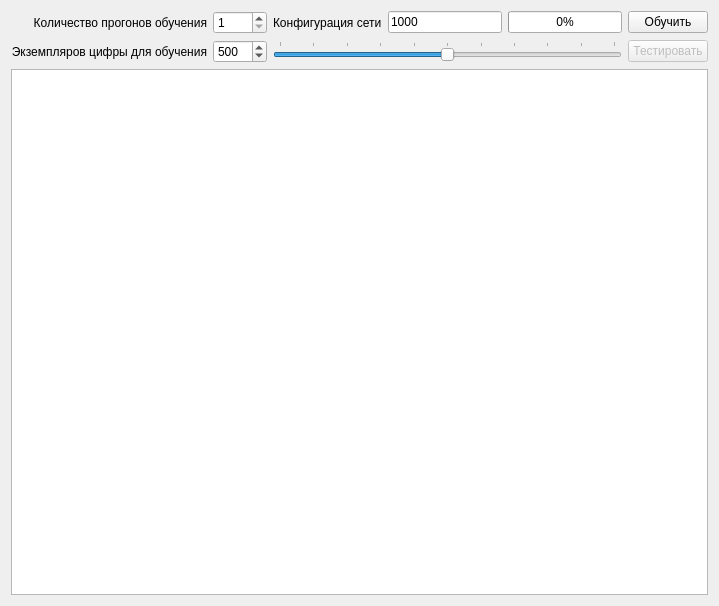
<?xml version="1.0" encoding="UTF-8"?>
<ui version="4.0">
 <class>DigitRecognitionWindowClass</class>
 <widget class="QWidget" name="DigitRecognitionWindowClass">
  <property name="geometry">
   <rect>
    <x>0</x>
    <y>0</y>
    <width>719</width>
    <height>606</height>
   </rect>
  </property>
  <property name="windowTitle">
   <string>DigitRecognitionWindow</string>
  </property>
  <layout class="QVBoxLayout" name="verticalLayout">
   <item>
    <layout class="QGridLayout" name="gridLayout">
     <item row="0" column="0">
      <widget class="QLabel" name="lEpochs">
       <property name="text">
        <string>Количество прогонов обучения</string>
       </property>
       <property name="alignment">
        <set>Qt::AlignRight|Qt::AlignTrailing|Qt::AlignVCenter</set>
       </property>
      </widget>
     </item>
     <item row="0" column="1">
      <widget class="QSpinBox" name="sEpochs">
       <property name="minimum">
        <number>1</number>
       </property>
       <property name="maximum">
        <number>100</number>
       </property>
      </widget>
     </item>
     <item row="0" column="2">
      <widget class="QLabel" name="lNetConfiguration">
       <property name="text">
        <string>Конфигурация сети</string>
       </property>
      </widget>
     </item>
     <item row="0" column="3">
      <widget class="QLineEdit" name="tNetConfiguration">
       <property name="text">
        <string>1000</string>
       </property>
      </widget>
     </item>
     <item row="0" column="4">
      <widget class="QProgressBar" name="pbTraining">
       <property name="value">
        <number>0</number>
       </property>
      </widget>
     </item>
     <item row="0" column="5">
      <widget class="QPushButton" name="bTrain">
       <property name="text">
        <string>Обучить</string>
       </property>
      </widget>
     </item>
     <item row="1" column="0">
      <widget class="QLabel" name="lTrainSize">
       <property name="text">
        <string>Экземпляров цифры для обучения</string>
       </property>
       <property name="alignment">
        <set>Qt::AlignRight|Qt::AlignTrailing|Qt::AlignVCenter</set>
       </property>
      </widget>
     </item>
     <item row="1" column="1">
      <widget class="QSpinBox" name="sTrainSize">
       <property name="minimum">
        <number>1</number>
       </property>
       <property name="maximum">
        <number>1000</number>
       </property>
       <property name="value">
        <number>500</number>
       </property>
      </widget>
     </item>
     <item row="1" column="2" colspan="3">
      <widget class="QSlider" name="slTrainSize">
       <property name="minimum">
        <number>1</number>
       </property>
       <property name="maximum">
        <number>1000</number>
       </property>
       <property name="pageStep">
        <number>50</number>
       </property>
       <property name="value">
        <number>500</number>
       </property>
       <property name="orientation">
        <enum>Qt::Horizontal</enum>
       </property>
       <property name="tickPosition">
        <enum>QSlider::TicksAbove</enum>
       </property>
       <property name="tickInterval">
        <number>100</number>
       </property>
      </widget>
     </item>
     <item row="1" column="5">
      <widget class="QPushButton" name="bTest">
       <property name="enabled">
        <bool>false</bool>
       </property>
       <property name="text">
        <string>Тестировать</string>
       </property>
      </widget>
     </item>
    </layout>
   </item>
   <item>
    <widget class="QListWidget" name="listWidget"/>
   </item>
  </layout>
 </widget>
 <layoutdefault spacing="6" margin="11"/>
 <resources>
  <include location="DigitRecognitionWindow.qrc"/>
 </resources>
 <connections>
  <connection>
   <sender>slTrainSize</sender>
   <signal>valueChanged(int)</signal>
   <receiver>sTrainSize</receiver>
   <slot>setValue(int)</slot>
   <hints>
    <hint type="sourcelabel">
     <x>431</x>
     <y>52</y>
    </hint>
    <hint type="destinationlabel">
     <x>210</x>
     <y>51</y>
    </hint>
   </hints>
  </connection>
  <connection>
   <sender>sTrainSize</sender>
   <signal>valueChanged(int)</signal>
   <receiver>slTrainSize</receiver>
   <slot>setValue(int)</slot>
   <hints>
    <hint type="sourcelabel">
     <x>216</x>
     <y>51</y>
    </hint>
    <hint type="destinationlabel">
     <x>437</x>
     <y>52</y>
    </hint>
   </hints>
  </connection>
 </connections>
</ui>
